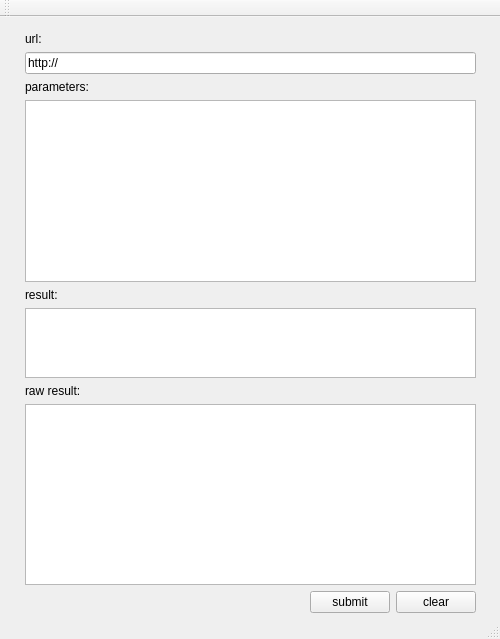
<?xml version="1.0" encoding="UTF-8"?>
<ui version="4.0">
 <class>HttppostWindow</class>
 <widget class="QMainWindow" name="HttppostWindow">
  <property name="geometry">
   <rect>
    <x>0</x>
    <y>0</y>
    <width>500</width>
    <height>639</height>
   </rect>
  </property>
  <property name="windowTitle">
   <string>http_post</string>
  </property>
  <widget class="QWidget" name="centralWidget">
   <widget class="QWidget" name="verticalLayoutWidget">
    <property name="geometry">
     <rect>
      <x>20</x>
      <y>10</y>
      <width>461</width>
      <height>591</height>
     </rect>
    </property>
    <layout class="QVBoxLayout" name="verticalLayout" stretch="0,0,0,0,0,3,0,0,0,0">
     <property name="leftMargin">
      <number>5</number>
     </property>
     <property name="topMargin">
      <number>5</number>
     </property>
     <property name="rightMargin">
      <number>5</number>
     </property>
     <property name="bottomMargin">
      <number>5</number>
     </property>
     <item>
      <widget class="QLabel" name="label">
       <property name="text">
        <string>url:</string>
       </property>
      </widget>
     </item>
     <item>
      <layout class="QHBoxLayout" name="horizontalLayout_2">
       <item>
        <widget class="QLineEdit" name="lineEdit_url">
         <property name="text">
          <string>http://</string>
         </property>
        </widget>
       </item>
      </layout>
     </item>
     <item>
      <widget class="QLabel" name="label_2">
       <property name="text">
        <string>parameters:</string>
       </property>
      </widget>
     </item>
     <item>
      <layout class="QHBoxLayout" name="horizontalLayout_3" stretch="0">
       <item>
        <widget class="QPlainTextEdit" name="pTextEdit_paras"/>
       </item>
      </layout>
     </item>
     <item>
      <widget class="QLabel" name="label_3">
       <property name="text">
        <string>result:</string>
       </property>
      </widget>
     </item>
     <item>
      <layout class="QHBoxLayout" name="horizontalLayout_5">
       <item>
        <widget class="QTextEdit" name="textEdit_result"/>
       </item>
      </layout>
     </item>
     <item>
      <widget class="QLabel" name="label_4">
       <property name="text">
        <string>raw result:</string>
       </property>
      </widget>
     </item>
     <item>
      <widget class="QTextEdit" name="textEdit_plain"/>
     </item>
     <item>
      <spacer name="verticalSpacer">
       <property name="orientation">
        <enum>Qt::Vertical</enum>
       </property>
       <property name="sizeHint" stdset="0">
        <size>
         <width>20</width>
         <height>10</height>
        </size>
       </property>
      </spacer>
     </item>
     <item>
      <layout class="QHBoxLayout" name="horizontalLayout_6">
       <item>
        <spacer name="horizontalSpacer">
         <property name="orientation">
          <enum>Qt::Horizontal</enum>
         </property>
         <property name="sizeHint" stdset="0">
          <size>
           <width>40</width>
           <height>20</height>
          </size>
         </property>
        </spacer>
       </item>
       <item>
        <widget class="QPushButton" name="pushButton_submit">
         <property name="text">
          <string>submit</string>
         </property>
        </widget>
       </item>
       <item>
        <widget class="QPushButton" name="pushButton_clear">
         <property name="text">
          <string>clear</string>
         </property>
        </widget>
       </item>
      </layout>
     </item>
    </layout>
   </widget>
  </widget>
  <widget class="QToolBar" name="mainToolBar">
   <attribute name="toolBarArea">
    <enum>TopToolBarArea</enum>
   </attribute>
   <attribute name="toolBarBreak">
    <bool>false</bool>
   </attribute>
  </widget>
  <widget class="QStatusBar" name="statusBar"/>
 </widget>
 <layoutdefault spacing="6" margin="11"/>
 <resources/>
 <connections/>
</ui>
